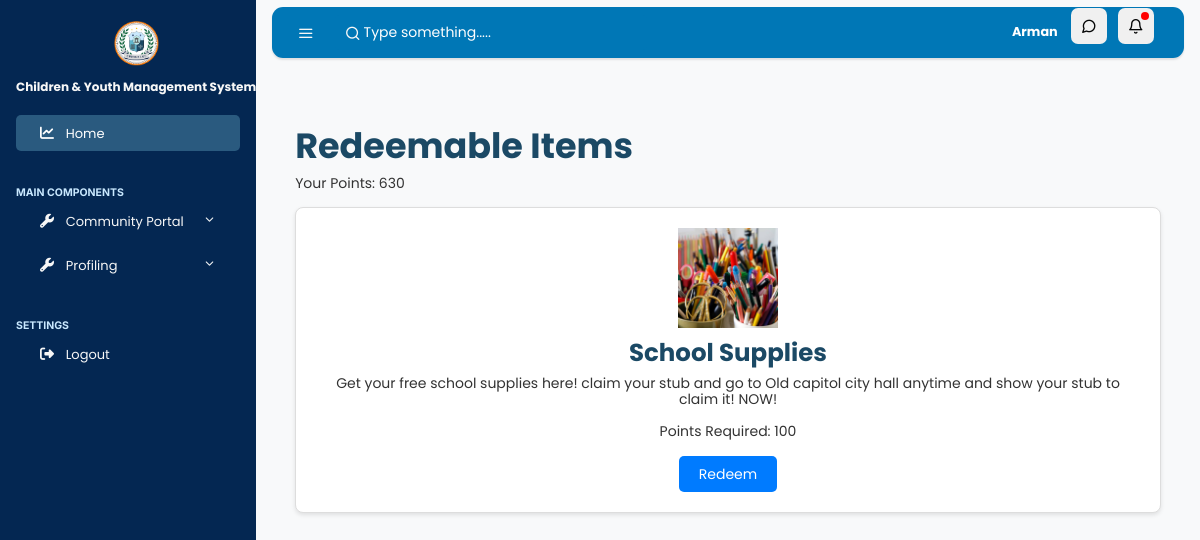
Page /user/redeem_points.php (signed in) on the committed database.
### tables this page shows
CREATE TABLE `user_points` (
  `id` int(11) NOT NULL AUTO_INCREMENT,
  `user_id` int(11) NOT NULL,
  `points` int(11) DEFAULT 0,
  PRIMARY KEY (`id`),
  KEY `user_id` (`user_id`),
  CONSTRAINT `user_points_ibfk_1` FOREIGN KEY (`user_id`) REFERENCES `user` (`id`)
);

CREATE TABLE `redeemable_items` (
  `id` int(11) NOT NULL AUTO_INCREMENT,
  `item_name` varchar(255) NOT NULL,
  `description` text DEFAULT NULL,
  `image_path` varchar(255) DEFAULT NULL,
  `points_required` int(11) NOT NULL,
  PRIMARY KEY (`id`)
);

### user/redeem_points.php (the view, shortened to what this page needs)
<?php
include '../conn.php';
$user_id = $_SESSION['user_id'];
$items_query = "SELECT id, item_name, points_required, description, image_path FROM redeemable_items";
$items_result = $conn->query($items_query);
$items = [];
if ($items_result) {
    while ($row = $items_result->fetch_assoc()) {
        $items[] = $row;
    }
}
$points_query = "SELECT points FROM user_points WHERE user_id = ?";
$stmt = $conn->prepare($points_query);
$stmt->bind_param("i", $user_id);
$stmt->execute();
$result = $stmt->get_result();
$user_points = $result->fetch_assoc()['points'] ?? 0;
?>
<!DOCTYPE html>
<html lang="en">
<head>
  <link rel="stylesheet"
    href="https://cdn.jsdelivr.net/npm/@fortawesome/fontawesome-free@6.6.0/css/fontawesome.min.css">
  <link rel="stylesheet" href="https://cdnjs.cloudflare.com/ajax/libs/font-awesome/6.6.0/css/all.min.css">
  <link rel="stylesheet" href="css/simplebar.css">
  <link rel="stylesheet" href="css/feather.css">
  <link rel="stylesheet" href="css/main.css">
</head>
<body class="vertical light">
    <div class="wrapper">
        <?php include 'sections/navbar.php'; ?>
        <?php include 'sections/sidebar.php'; ?>
        <main role="main" class="main-content">
            <div class="container">
                <h1>Redeemable Items</h1>
                <p>Your Points: <?php echo $user_points; ?></p>
                <div class="items">
                    <?php foreach ($items as $item): ?>
                        <div class="item">
                            <img src="../uploads/<?php echo $item['image_path']; ?>" alt="<?php echo $item['item_name']; ?>">
                            <h3><?php echo $item['item_name']; ?></h3>
                            <p><?php echo $item['description']; ?></p>
                            <p>Points Required: <?php echo $item['points_required']; ?></p>
                            <form method="POST" onsubmit="event.preventDefault(); openConfirmationModal('<?php echo $item['item_name']; ?>', this);">
                                <button type="submit" <?php echo $user_points < $item['points_required'] ? 'disabled' : ''; ?>>Redeem</button>
                            </form>
                        </div>
                    <?php endforeach; ?>
                </div>
            </div>
        </main>
    </div>
</body>
</html>

### user/redeem_points.php (style rules this page uses)
body { font-family: 'Poppins', sans-serif; background-color: #f8f9fa; color: #333; }
.container { max-width: 1200px; margin: auto; padding: 40px 20px; }
.items { display: grid; grid-template-columns: repeat(auto-fit, minmax(250px, 1fr)); gap: 20px; }
.item { background: #fff; border: 1px solid #ddd; border-radius: 8px; padding: 20px; text-align: center; box-shadow: 0 2px 4px rgba(0, 0, 0, 0.1); transition: transform 0.2s; }
.item img { width: 100px; height: 100px; object-fit: cover; margin-bottom: 10px; }
.item button { background-color: #007bff; color: #fff; border: none; padding: 10px 20px; border-radius: 5px; cursor: pointer; transition: background-color 0.2s; }

### rows in the picture
user_points: points "630"
redeemable_items: image_path (picture), item_name "School Supplies", description "Get your free school supplies here! claim your stub and go to Old capitol city hall anytime and show your stub to claim it! NOW!", points_required "100"

### other values in the picture
$username "Arman"
